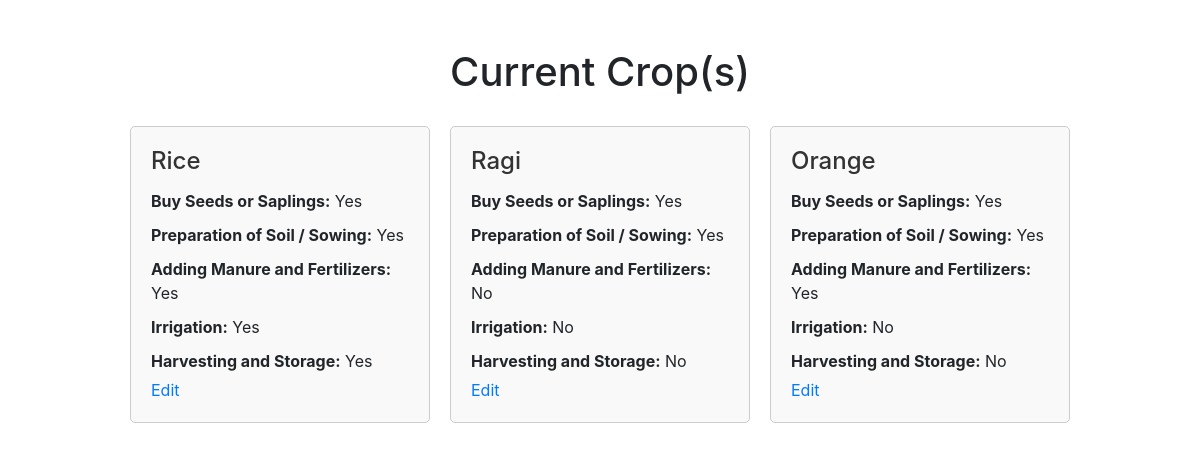
Screenshot of /crop-life-track-updates/ with the database file from the repository.
### app/models.py (models this page shows, shortened)
class CropLifeTracker(models.Model):
    plant_name = models.CharField(max_length=100)
    buy_seeds_or_saplings = models.BooleanField(default=False)
    preparation_of_soil_sowing = models.BooleanField(default=False)
    adding_manure_and_fertilizers = models.BooleanField(default=False)
    irrigation = models.BooleanField(default=False)
    harvesting_and_storage = models.BooleanField(default=False)

### app/views.py (the view)
# urls.py: path('crop-life-track-updates/', views.crop_life_track_updates, name='crop_life_track_updates'),
def crop_life_track_updates(request):
    crop_life_trackers = CropLifeTracker.objects.all()
    return render(request, 'crop_life_track_updates.html', {'crop_life_trackers': crop_life_trackers})

### templates/crop_life_track_updates.html (shortened to what this page needs)
<!DOCTYPE html>
<html lang="en">
<head>
    <link href="https://stackpath.bootstrapcdn.com/bootstrap/4.5.2/css/bootstrap.min.css" rel="stylesheet">
</head>
<body>
    <div class="container">
        <h1 class="mt-5">Current Crop(s)</h1>
        <div class="card-container">
            {% for crop_life_tracker in crop_life_trackers %}
            <div class="card">
                <h2>{{ crop_life_tracker.plant_name }}</h2>
                <p><strong>Buy Seeds or Saplings:</strong> {% if crop_life_tracker.buy_seeds_or_saplings %}Yes{% else %}No{% endif %}</p>
                <p><strong>Preparation of Soil / Sowing:</strong> {% if crop_life_tracker.preparation_of_soil_sowing %}Yes{% else %}No{% endif %}</p>
                <p><strong>Adding Manure and Fertilizers:</strong> {% if crop_life_tracker.adding_manure_and_fertilizers %}Yes{% else %}No{% endif %}</p>
                <p><strong>Irrigation:</strong> {% if crop_life_tracker.irrigation %}Yes{% else %}No{% endif %}</p>
                <p><strong>Harvesting and Storage:</strong> {% if crop_life_tracker.harvesting_and_storage %}Yes{% else %}No{% endif %}</p>
                <a href="{% url 'edit_crop_life_tracker' crop_life_tracker.id %}">Edit</a>
            </div>
            {% endfor %}
        </div>
    </div>
</body>
</html>

### templates/crop_life_track_updates.html (style rules this page uses)
.card-container { display: flex; flex-wrap: wrap; justify-content: center; margin-top: 20px; }
.card { position: relative; width: 300px; border: 1px solid #ccc; border-radius: 5px; padding: 20px; margin: 10px; background-color: #f9f9f9; }
.card h2 { margin-top: 0; font-size: 24px; color: #333; }
.card p { margin: 5px 0; }
.card p strong { font-weight: bold; }
h1 { text-align: center; }

### rows the page displays
CropLifeTracker: plant_name "Rice", buy_seeds_or_saplings "Yes", preparation_of_soil_sowing "Yes", adding_manure_and_fertilizers "Yes", irrigation "Yes", harvesting_and_storage "Yes"
CropLifeTracker: plant_name "Ragi", buy_seeds_or_saplings "Yes", preparation_of_soil_sowing "Yes", adding_manure_and_fertilizers "No", irrigation "No", harvesting_and_storage "No"
CropLifeTracker: plant_name "Orange", buy_seeds_or_saplings "Yes", preparation_of_soil_sowing "Yes", adding_manure_and_fertilizers "Yes", irrigation "No", harvesting_and_storage "No"
